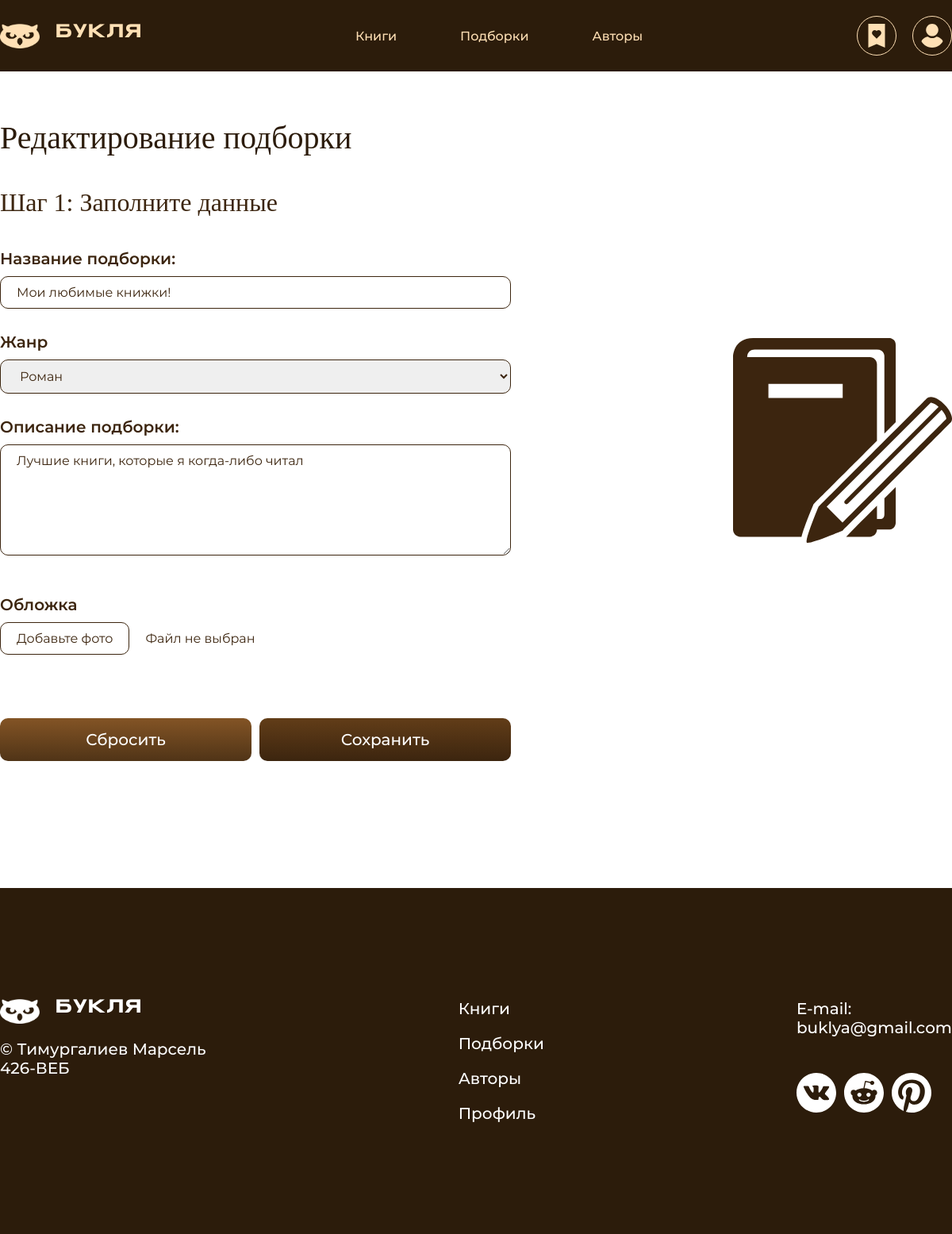
Screenshot of /?page=editCollection&id=4 (signed in) with the database file from the repository.
### tables this page shows
CREATE TABLE `collections` (
  `id` int NOT NULL,
  `title` varchar(255) NOT NULL,
  `genre` varchar(255) NOT NULL,
  `description` text NOT NULL,
  `author` varchar(255) NOT NULL,
  `user_id` varchar(255) NOT NULL,
  `img` varchar(1000) NOT NULL,
  `status` varchar(100) NOT NULL DEFAULT 'Создан'
);

CREATE TABLE `genres` (
  `id` int NOT NULL,
  `name` varchar(255) NOT NULL
);

### pages/admin/editCollection.php (the view, shortened to what this page needs)
<?php
$sql = "SELECT * FROM collections WHERE id = ?";
$stmt = $connect->prepare($sql);
$stmt->execute([$_GET['id']]);
$collection = $stmt->fetch(PDO::FETCH_ASSOC);
$sql = "SELECT * FROM genres";
$stmt = $connect->prepare($sql);
$stmt->execute([]);
$genres = $stmt->fetchAll(PDO::FETCH_ASSOC);
?>
<body class="createCollectionPage">
    <main class="cont">
        <form method="post" enctype="multipart/form-data" class="create">
            <h1 class="titleBrown">Редактирование подборки</h1>
            <h1 class="step">Шаг 1: Заполните данные</h1>
            <div class="createFields">
                <div class="field">
                    <label>Название подборки:</label>
                    <input type="text" name="title" placeholder="Укажите название..." value="<?= $_POST['title'] ?? $collection['title'] ?>">
                </div>
                <div class="field">
                    <label>Жанр</label>
                    <select name="genre">
                        <?php foreach ($genres as $g) { ?>
                            <option <?php if (isset($_POST['genre']) && $g['name'] == $_POST['genre']) { ?>selected<?php } elseif ($g['name'] == $collection['genre']) { ?>selected<?php } ?>><?= $g['name'] ?></option>
                        <?php } ?>
                    </select>
                </div>
                <div class="field">
                    <label>Описание подборки:</label>
                    <textarea name="description" placeholder="Введите описание..."><?= $_POST['description'] ?? $collection['description'] ?></textarea>
                </div>
                <div class="field image">
                    <label>Обложка</label>
                    <div class="imageInput">
                        <label for="imageInput">Добавьте фото</label>
                        <p>Файл не выбран</p>
                    </div>
                </div>
            </div>
            <div class="createOptions">
                <button type="reset">Сбросить</button>
                <button type="submit" name="createCollection">Сохранить</button>
            </div>
        </form>
    </main>
</body>

### style.css (style rules this page uses)
* { padding: 0; margin: 0; text-decoration: none; box-sizing: border-box; scroll-behavior: smooth; transition: 0.5s; }
body { overflow-x: hidden; }
.cont { max-width: 1320px; margin: 0 auto; }
.title, .titleBrown { font-size: 40px; font-family: Coolvetica; color: white; margin-bottom: 40px; font-weight: normal; }
.titleBrown { color: #2C1C0B; }
.createCollectionPage main, .createBookPage main { display: flex; align-items: center; gap: 280px; }
.create { width: 700px; }
.createFields { display: flex; flex-direction: column; gap: 30px; }
.createFields .field { display: flex; flex-direction: column; gap: 10px; }
.createFields .field label { font-family: Montserrat-Semibold; font-size: 20px; color: #3C250F; }
.createFields .field input, .createFields .field select, .createFields .field textarea { border: 1px solid #3C250F; border-radius: 10px; color: #3C250F; outline: none; padding: 10px 20px; font-family: Montserrat-Regular; font-size: 16px; }
.createFields .field input::placeholder, .createFields .field textarea::placeholder { color: #3C250F; opacity: 50%; }
.createFields .field textarea { height: 140px; }
.createFields .field.image { margin-top: 20px; margin-bottom: 20px; }
.imageInput { display: flex; gap: 20px; align-items: center; }
.createFields .field .imageInput label { font-size: 16px; border: 1px solid #3C250F; padding: 10px 20px; border-radius: 10px; cursor: pointer; font-family: Montserrat-Regular; }
.imageInput p { font-size: 16px; font-family: Montserrat-Regular; color: #3C250F; }
.createOptions { margin-top: 60px; width: 100%; display: flex; gap: 10px; }
.createOptions button { padding-top: 15px; padding-bottom: 15px; font-size: 20px; font-family: Montserrat-Medium; background: linear-gradient(#835425, #503417); border-radius: 10px; color: white; border: none; width: 100%; cursor: pointer; }
.createOptions button:last-child { background: linear-gradient(#623D18, #3C250F); }
.createCollectionPage .step { font-weight: normal; font-size: 32px; font-family: Coolvetica; color: #3C250F; margin-bottom: 40px; }

### rows the page displays
collections: title "Мои любимые книжки!", genre "Роман", description "Лучшие книги, которые я когда-либо читал"
